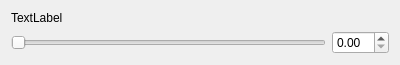
<?xml version="1.0" encoding="UTF-8"?>
<ui version="4.0">
 <class>FloatParamUI</class>
 <widget class="QWidget" name="FloatParamUI">
  <property name="geometry">
   <rect>
    <x>0</x>
    <y>0</y>
    <width>400</width>
    <height>61</height>
   </rect>
  </property>
  <property name="sizePolicy">
   <sizepolicy hsizetype="Fixed" vsizetype="Fixed">
    <horstretch>0</horstretch>
    <verstretch>0</verstretch>
   </sizepolicy>
  </property>
  <property name="maximumSize">
   <size>
    <width>400</width>
    <height>61</height>
   </size>
  </property>
  <property name="windowTitle">
   <string>FloatParamUI</string>
  </property>
  <layout class="QVBoxLayout" name="verticalLayout">
   <item>
    <widget class="QLabel" name="lblParamName">
     <property name="text">
      <string>TextLabel</string>
     </property>
    </widget>
   </item>
   <item>
    <layout class="QHBoxLayout" name="horizontalLayout">
     <item>
      <widget class="QSlider" name="slider">
       <property name="orientation">
        <enum>Qt::Horizontal</enum>
       </property>
      </widget>
     </item>
     <item>
      <widget class="QDoubleSpinBox" name="valParamValue"/>
     </item>
    </layout>
   </item>
  </layout>
 </widget>
 <layoutdefault spacing="6" margin="11"/>
 <resources/>
 <connections/>
</ui>
